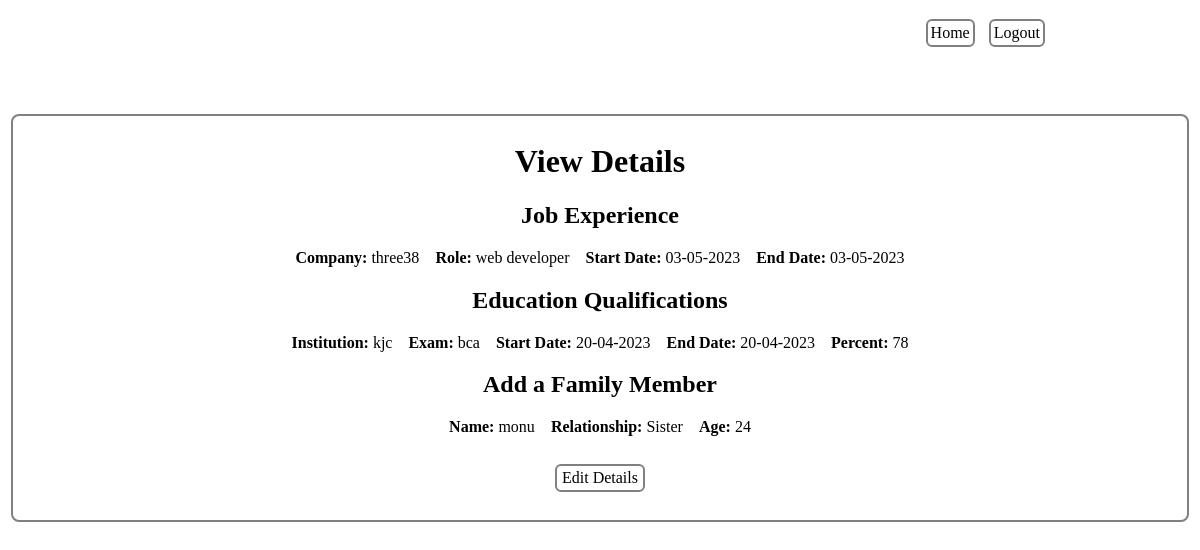
The page /viewdetails.php (signed in) on the database as committed earlier.
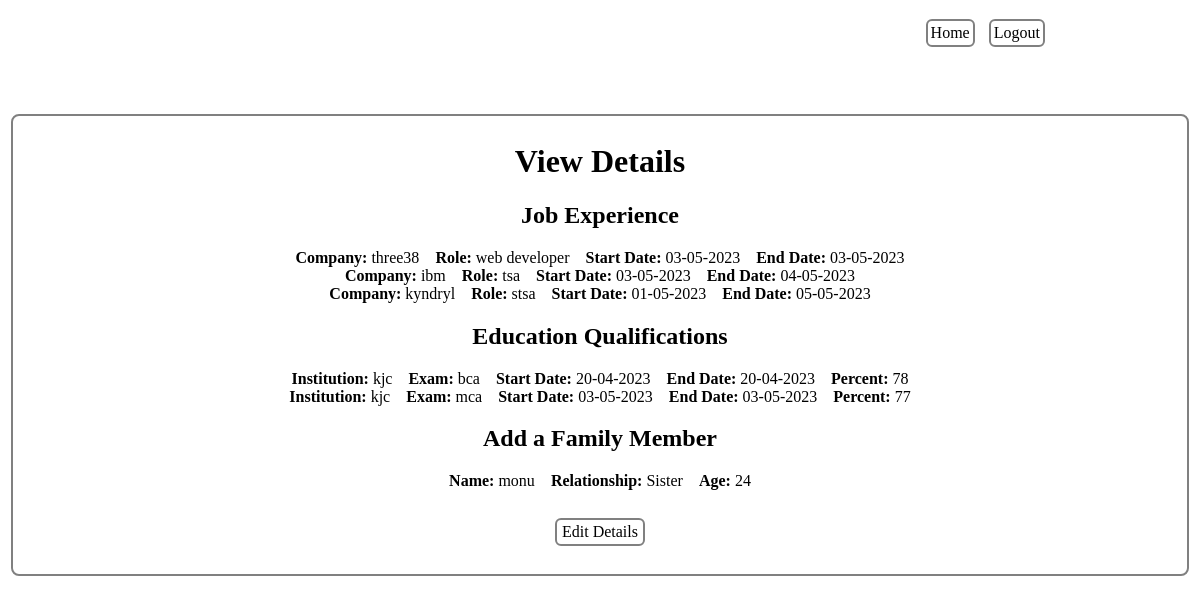
The same page on the database as committed later.
### tables this page shows
CREATE TABLE `previous_experience` (
  `id` int(100) NOT NULL,
  `eid` int(100) NOT NULL,
  `company` varchar(1000) NOT NULL,
  `role` varchar(1000) NOT NULL,
  `start` date NOT NULL,
  `end` date NOT NULL
);

CREATE TABLE `education_qualifications` (
  `id` int(100) NOT NULL,
  `eid` int(100) NOT NULL,
  `institution` varchar(1000) NOT NULL,
  `exam` varchar(1000) NOT NULL,
  `start` date NOT NULL,
  `end` date NOT NULL,
  `percent` int(100) NOT NULL
);

CREATE TABLE `family_members` (
  `id` int(100) NOT NULL,
  `eid` int(100) NOT NULL,
  `name` varchar(1000) NOT NULL,
  `relationship` varchar(100) NOT NULL,
  `age` int(100) NOT NULL
);

### viewdetails.php (the view, shortened to what this page needs)
<?php
require("db.php");
$idss=$_SESSION['ids'];
?>
<html>
<head>
    <link rel="stylesheet" type="text/css" media="screen" href="vd.css">
</head>
<body>
<a href="eedit.php"><input type="button" name="home" value="Home" class="home1"></a>
    <a href="index.php"><input type="button" name="logout" value="Logout" class="home1"></a>
 <fieldset>
    <h1>View Details</h1>
    <h2>Job Experience</h2>
    <?php
$query="select company,role,start,end from previous_experience where eid='$idss'";
$result=mysqli_query($conn, $query);
$rows = mysqli_fetch_all($result,MYSQLI_ASSOC);
  foreach( $rows as $row ):
    $company=$row['company'];
    $role=$row['role'];
    $cstart=date("d-m-Y",strtotime($row['start']));
    $cend=date("d-m-Y",strtotime($row['end']));
    echo "<b>Company: </b>".$company."&nbsp;&nbsp;&nbsp;&nbsp;";
    echo "<b>Role: </b>".$role."&nbsp;&nbsp;&nbsp;&nbsp;";
    echo "<b>Start Date: </b>".$cstart."&nbsp;&nbsp;&nbsp;&nbsp;";
    echo "<b>End Date: </b>".$cend."<br>";
endforeach;
      ?>
<h2>Education Qualifications</h2>
<?php
$query1="select institution,exam,start,end,percent from education_qualifications where eid='$idss'";
$result=mysqli_query($conn, $query1);
$rows = mysqli_fetch_all($result,MYSQLI_ASSOC);
  foreach( $rows as $row ):
    $institution=$row['institution'];
    $exam=$row['exam'];
    $start=date("d-m-Y",strtotime($row['start']));
    $end=date("d-m-Y",strtotime($row['start']));
    $percent=$row['percent'];
    echo "<b>Institution: </b>".$institution."&nbsp;&nbsp;&nbsp;&nbsp;";
    echo "<b>Exam: </b>".$exam."&nbsp;&nbsp;&nbsp;&nbsp;";
    echo "<b>Start Date: </b>".$start."&nbsp;&nbsp;&nbsp;&nbsp;";
    echo "<b>End Date: </b>".$end."&nbsp;&nbsp;&nbsp;&nbsp;";
    echo "<b>Percent: </b>".$percent."<br>";
endforeach;
    ?>
<h2>Add a Family Member</h2>
<?php
$query2="select name,relationship,age from family_members where eid='$idss'";
$result=mysqli_query($conn, $query2);
$rows = mysqli_fetch_all($result,MYSQLI_ASSOC);
  foreach( $rows as $row ):
    $fname=$row['name'];
    $relationship=$row['relationship'];
    $age=$row['age'];
    echo "<b>Name: </b>".$fname."&nbsp;&nbsp;&nbsp;&nbsp;";
    echo "<b>Relationship: </b>".$relationship."&nbsp;&nbsp;&nbsp;&nbsp;";
    echo "<b>Age: </b>".$age."<br>";
endforeach;
    ?>
<br>
<a href="editdetails.php"><input type="submit" class="sub" name="submit" value="Edit Details"></a>
<br><br>
</fieldset>
</body>
</html>

### vd.css (style rules this page uses)
fieldset { border-style: solid; border-color: gray; height: inherit; text-align: center; border-radius: 8px; font-family: 'Times New Roman', Times, serif; color:black; backdrop-filter: blur(10px); width: 1150px; margin: 0 auto; margin-bottom: 7%; position: relative; top: 10%; }
.sub { margin-top: 10px; position: relative; font-family: 'Times New Roman', Times, serif; border-radius: 6px; border-color: gray; border-style: solid; background: transparent; backdrop-filter: blur(10px); font-size: 16px; width:90px; font-weight: 100; padding: 3px; border-style: solid; border-color: gray; color:black; }
.home1 { position: relative; top:11px; right: -77.5%; font-family: 'Times New Roman', Times, serif; width:fit-content; border-radius: 6px; backdrop-filter: blur(10px); font-size: 16px; background: transparent; padding: 3px; margin-right:10px; border-style: solid; border-color: gray; color:black; }

Rows that differ between the two databases and show on the page:
added previous_experience: company "ibm", role "tsa", start "03-05-2023", end "04-05-2023"
added previous_experience: company "kyndryl", role "stsa", start "01-05-2023", end "05-05-2023"
added education_qualifications: institution "kjc", exam "mca", start "03-05-2023", percent "77"
